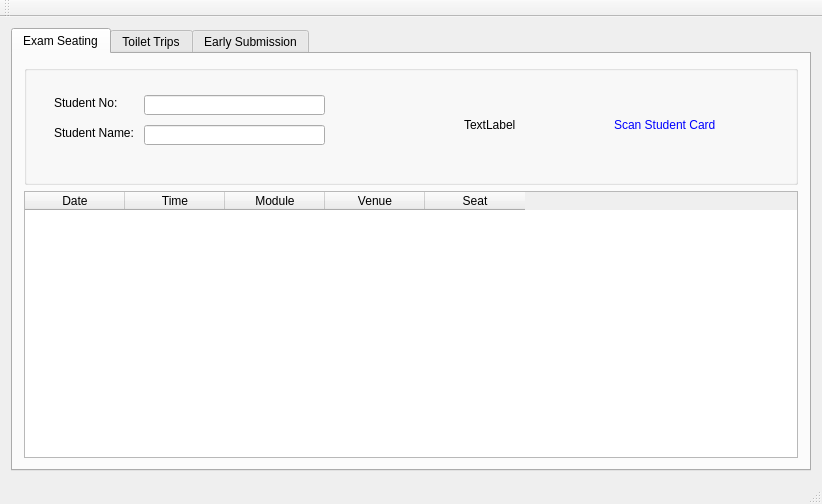
<?xml version="1.0" encoding="UTF-8"?>
<ui version="4.0">
 <class>MainWindow</class>
 <widget class="QMainWindow" name="MainWindow">
  <property name="geometry">
   <rect>
    <x>0</x>
    <y>0</y>
    <width>818</width>
    <height>504</height>
   </rect>
  </property>
  <property name="windowTitle">
   <string>MainWindow</string>
  </property>
  <widget class="QWidget" name="centralWidget">
   <layout class="QVBoxLayout" name="verticalLayout_3">
    <item>
     <widget class="QTabWidget" name="tabWidget">
      <property name="minimumSize">
       <size>
        <width>800</width>
        <height>420</height>
       </size>
      </property>
      <property name="currentIndex">
       <number>0</number>
      </property>
      <widget class="QWidget" name="tab">
       <attribute name="title">
        <string>Exam Seating</string>
       </attribute>
       <layout class="QVBoxLayout" name="verticalLayout">
        <item>
         <widget class="QGroupBox" name="groupBox">
          <property name="minimumSize">
           <size>
            <width>0</width>
            <height>120</height>
           </size>
          </property>
          <property name="title">
           <string/>
          </property>
          <widget class="QLabel" name="label_3">
           <property name="geometry">
            <rect>
             <x>590</x>
             <y>50</y>
             <width>171</width>
             <height>20</height>
            </rect>
           </property>
           <property name="styleSheet">
            <string notr="true">font: 12pt &quot;MS Shell Dlg 2&quot;; color: blue</string>
           </property>
           <property name="text">
            <string>Scan Student Card</string>
           </property>
          </widget>
          <widget class="QLabel" name="seatRFIDIcon">
           <property name="geometry">
            <rect>
             <x>440</x>
             <y>10</y>
             <width>100</width>
             <height>100</height>
            </rect>
           </property>
           <property name="text">
            <string>TextLabel</string>
           </property>
          </widget>
          <widget class="QLabel" name="label_2">
           <property name="geometry">
            <rect>
             <x>30</x>
             <y>60</y>
             <width>91</width>
             <height>16</height>
            </rect>
           </property>
           <property name="text">
            <string>Student Name:</string>
           </property>
          </widget>
          <widget class="QLabel" name="label">
           <property name="geometry">
            <rect>
             <x>30</x>
             <y>30</y>
             <width>91</width>
             <height>16</height>
            </rect>
           </property>
           <property name="text">
            <string>Student No:</string>
           </property>
          </widget>
          <widget class="QLineEdit" name="seatLEStudentName">
           <property name="geometry">
            <rect>
             <x>120</x>
             <y>60</y>
             <width>181</width>
             <height>20</height>
            </rect>
           </property>
          </widget>
          <widget class="QLineEdit" name="seatLEStudentNo">
           <property name="geometry">
            <rect>
             <x>120</x>
             <y>30</y>
             <width>181</width>
             <height>20</height>
            </rect>
           </property>
          </widget>
         </widget>
        </item>
        <item>
         <widget class="QTableWidget" name="seatTableWidget">
          <property name="enabled">
           <bool>true</bool>
          </property>
          <property name="sizePolicy">
           <sizepolicy hsizetype="Expanding" vsizetype="Expanding">
            <horstretch>0</horstretch>
            <verstretch>0</verstretch>
           </sizepolicy>
          </property>
          <property name="layoutDirection">
           <enum>Qt::LeftToRight</enum>
          </property>
          <column>
           <property name="text">
            <string>Date</string>
           </property>
          </column>
          <column>
           <property name="text">
            <string>Time</string>
           </property>
          </column>
          <column>
           <property name="text">
            <string>Module</string>
           </property>
          </column>
          <column>
           <property name="text">
            <string>Venue</string>
           </property>
          </column>
          <column>
           <property name="text">
            <string>Seat</string>
           </property>
          </column>
         </widget>
        </item>
       </layout>
      </widget>
      <widget class="QWidget" name="tab_2">
       <attribute name="title">
        <string>Toilet Trips</string>
       </attribute>
       <layout class="QVBoxLayout" name="verticalLayout_4">
        <item>
         <widget class="QGroupBox" name="groupBox_3">
          <property name="minimumSize">
           <size>
            <width>0</width>
            <height>120</height>
           </size>
          </property>
          <property name="title">
           <string/>
          </property>
          <widget class="QLabel" name="toiletScanLabel">
           <property name="geometry">
            <rect>
             <x>590</x>
             <y>50</y>
             <width>171</width>
             <height>20</height>
            </rect>
           </property>
           <property name="styleSheet">
            <string notr="true">font: 12pt &quot;MS Shell Dlg 2&quot;; color: blue</string>
           </property>
           <property name="text">
            <string>Scan Student Card</string>
           </property>
          </widget>
          <widget class="QLabel" name="toiletRFIDIcon">
           <property name="geometry">
            <rect>
             <x>440</x>
             <y>10</y>
             <width>100</width>
             <height>100</height>
            </rect>
           </property>
           <property name="text">
            <string>TextLabel</string>
           </property>
          </widget>
          <widget class="QLabel" name="label_15">
           <property name="geometry">
            <rect>
             <x>40</x>
             <y>50</y>
             <width>91</width>
             <height>16</height>
            </rect>
           </property>
           <property name="text">
            <string>Student Name:</string>
           </property>
          </widget>
          <widget class="QLabel" name="label_16">
           <property name="geometry">
            <rect>
             <x>40</x>
             <y>20</y>
             <width>91</width>
             <height>16</height>
            </rect>
           </property>
           <property name="text">
            <string>Student No:</string>
           </property>
          </widget>
          <widget class="QLineEdit" name="toiletLEStudentName">
           <property name="geometry">
            <rect>
             <x>130</x>
             <y>50</y>
             <width>181</width>
             <height>20</height>
            </rect>
           </property>
          </widget>
          <widget class="QLineEdit" name="toiletLEStudentNo">
           <property name="geometry">
            <rect>
             <x>130</x>
             <y>20</y>
             <width>181</width>
             <height>20</height>
            </rect>
           </property>
          </widget>
          <widget class="QLabel" name="label_17">
           <property name="geometry">
            <rect>
             <x>40</x>
             <y>80</y>
             <width>71</width>
             <height>16</height>
            </rect>
           </property>
           <property name="text">
            <string>Lecturer ID :</string>
           </property>
          </widget>
          <widget class="QLineEdit" name="toiletLELecturerID">
           <property name="geometry">
            <rect>
             <x>130</x>
             <y>80</y>
             <width>181</width>
             <height>20</height>
            </rect>
           </property>
          </widget>
         </widget>
        </item>
        <item>
         <widget class="QTableWidget" name="toiletTableWidget"/>
        </item>
       </layout>
      </widget>
      <widget class="QWidget" name="tab_3">
       <attribute name="title">
        <string>Early Submission</string>
       </attribute>
       <layout class="QVBoxLayout" name="verticalLayout_5">
        <item>
         <widget class="QGroupBox" name="groupBox_4">
          <property name="minimumSize">
           <size>
            <width>0</width>
            <height>120</height>
           </size>
          </property>
          <property name="title">
           <string/>
          </property>
          <widget class="QLabel" name="label_18">
           <property name="geometry">
            <rect>
             <x>590</x>
             <y>50</y>
             <width>171</width>
             <height>20</height>
            </rect>
           </property>
           <property name="styleSheet">
            <string notr="true">font: 12pt &quot;MS Shell Dlg 2&quot;; color: blue</string>
           </property>
           <property name="text">
            <string>Scan Student Card</string>
           </property>
          </widget>
          <widget class="QLabel" name="subRFIDIcon">
           <property name="geometry">
            <rect>
             <x>440</x>
             <y>10</y>
             <width>100</width>
             <height>100</height>
            </rect>
           </property>
           <property name="text">
            <string>TextLabel</string>
           </property>
          </widget>
          <widget class="QLabel" name="label_20">
           <property name="geometry">
            <rect>
             <x>40</x>
             <y>70</y>
             <width>91</width>
             <height>16</height>
            </rect>
           </property>
           <property name="text">
            <string>Student Name:</string>
           </property>
          </widget>
          <widget class="QLabel" name="label_21">
           <property name="geometry">
            <rect>
             <x>40</x>
             <y>40</y>
             <width>91</width>
             <height>16</height>
            </rect>
           </property>
           <property name="text">
            <string>Student No:</string>
           </property>
          </widget>
          <widget class="QLineEdit" name="subLEStudentName">
           <property name="geometry">
            <rect>
             <x>130</x>
             <y>70</y>
             <width>181</width>
             <height>20</height>
            </rect>
           </property>
          </widget>
          <widget class="QLineEdit" name="subLEStudentNo">
           <property name="geometry">
            <rect>
             <x>130</x>
             <y>40</y>
             <width>181</width>
             <height>20</height>
            </rect>
           </property>
          </widget>
         </widget>
        </item>
        <item>
         <widget class="QTableWidget" name="subTableWidget"/>
        </item>
       </layout>
      </widget>
     </widget>
    </item>
   </layout>
  </widget>
  <widget class="QMenuBar" name="menuBar">
   <property name="geometry">
    <rect>
     <x>0</x>
     <y>0</y>
     <width>818</width>
     <height>27</height>
    </rect>
   </property>
  </widget>
  <widget class="QToolBar" name="mainToolBar">
   <attribute name="toolBarArea">
    <enum>TopToolBarArea</enum>
   </attribute>
   <attribute name="toolBarBreak">
    <bool>false</bool>
   </attribute>
  </widget>
  <widget class="QStatusBar" name="statusBar"/>
 </widget>
 <layoutdefault spacing="6" margin="11"/>
 <resources/>
 <connections/>
</ui>
